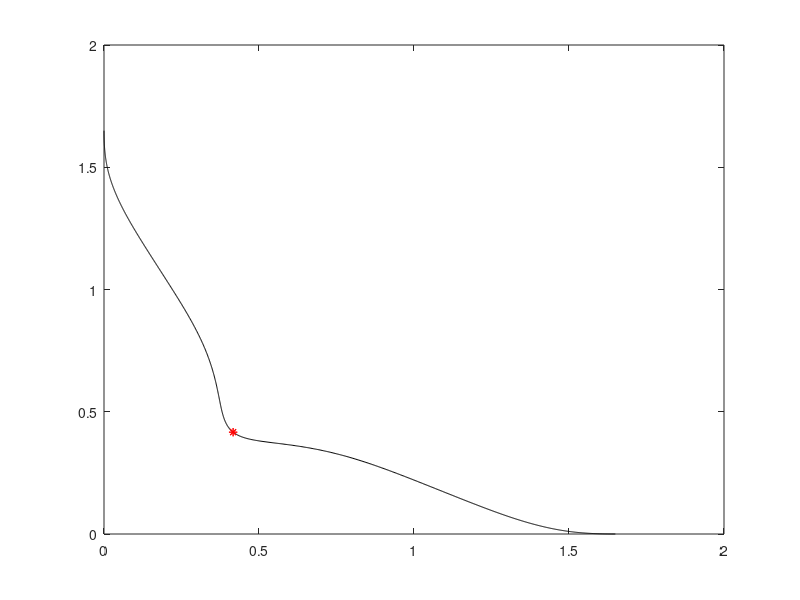

Source code (MATLAB): (Note: this script raises an error after producing the figure.)
P =1;
M = 2; %% objs
%%%%%%%%%%%%%%%%%%%%%%%%%%%%%%%%%%%%%%%%%%%%%%%%%%%%%%%%%%
x=[0:0.001:1];
A=2;
B=1;
S=2;
m1 =  2 - exp(cos(A.*power(x, B).*pi)+0.5.*(cos(A.*power(x, B).*pi)-0.5).^4)./(power(2, S).* A);
m=(m1);
f1=m.*(1-cos(x.*pi./2));
f2=m.*(1-sin(x.*pi./2));
plot(f1,f2,'k');
hold on
% %%%%%%%%%%%%%%%%%%%%%%%%%%%%%%%%%%%%%%%%%%%%%%%%%%%%%%%%%%
%%%%%%%%%%%%%%%%%%%%%%%%%%%%%%%%%%%%%%%%%%%%%%%%%%%%%%%%%%
%% parameters in knee function;
m1 =  2 - exp(cos(A.*power(x, B).*pi)+0.5.*(cos(A.*power(x, B).*pi)-0.5).^4)./(power(2, S).* A);
%% find the index of the minima  
[~,N] = size(x); %% the size of x
index = round(N/2); %% there are two minima of the knee function. 
[mm,mxid] = min(m1(1,1:index));
[mm2,mxid2] = min(m1(1,index:N));
%% corresponding x 
xknee = [];
minx = x(mxid);
minx2 = x(mxid2+index-1);
xknee =[xknee;minx;minx2];
fxknee = repmat(xknee',M-1,1); %% the xknee set.
%%%%%%%%%%%%%%%%%%%%%%%%%%%%%%%%%%%%%%%%%%%%%%%%%%%%%%%%%%%%%%%%%%%%%%%%%%%
%% parameters in knee function;
m1 =  2 - exp(cos(A.*power(x, B).*pi)+0.5.*(cos(A.*power(x, B).*pi)-0.5).^4)./(power(2, S).* A);
%%%%%%%%%%%%%%%%%%%%%%%%%%%%%%%%%%%%%%%%%%%%%%%%%%%%%%%%%%%%%%%%%%%%%%%%%%%
%% find the index of the minima  
[~,N] = size(x); %% the size of x
index = round(N/2); %% there are two minima of the knee function. 
[mm,mxid] = min(m1(1,1:index));
[mm2,mxid2] = min(m1(1,index:N));
%% corresponding x 
xknee = [];
minx = x(mxid);
minx2 = x(mxid2+index-1);
xknee =[xknee;minx;minx2];
fxknee = repmat(xknee',M-1,1); %% the xknee set.
%%%%%%%%%%%%%%%%%%%%%%%%%%%%%%%%%%%%%%%%%%%%%%%%%%%%%%%%%%%%%%%%%%%%%%%%%%%
%% do combinations among the fxknee. [1 2;4 5;7 8;10 11;13 14....] 
%% if there are 1 interval, then there are in the same line
com = zeros(M-1,2); %% 2 --> two minima
for i=1:M-1
   com(i,1) = 3*i-2;
   com(i,2) = 3*i-1;
end
com2 = reshape(com,[1,2*(M-1)]);
com3 = combnk(com2,M-1);
fcom = [];
[nr,nc] = size(com3);
for i=1:nr
    com4 = combnk(com3(i,:),2);
    [row,col] = size(com4);
    com5 = com4(:,2)-com4(:,1);
    if ~any((com5+1)==0) & ~any((com5-1)==0)
        fcom = [fcom;com3(i,:)];
    end
end
fcom = sort(fcom,2); %% sort array and save the position of the xknee.
[nrf,ncf] = size(fcom);
oxknee = xknee';
vark = []; %% save the true x knee point
ffcom = mod(fcom,3);
for i=1:nrf
    for j =1: ncf
        if ffcom(i,j) == 1
            tmp =  oxknee(1,1);
            vark(i,j) = tmp;
        end
        if  ffcom(i,j) == 2
            tmp =  oxknee(1,2);
            vark(i,j) = tmp;
        end
    end
end
mk = zeros(nrf,M-1);
mknee = zeros(nrf,1);
for i=1:M-1
    mk(:,i)  = 2 - exp(cos(A.*power(vark(:,i), B).*pi)+0.5.*(cos(A.*power(vark(:,i), B).*pi)-0.5).^4)./(power(2, S).* A);
end
Tr = mk'; %% transposition
if M>2
   mknee = prod(Tr(:,1:nrf))./(M-1); %% multiplicative
end
if M==2
   mknee = Tr(:,1:nrf)./(M-1); %% multiplicative
end
mknee = (mknee'); %% transposition
%% construct the shape functions:           
PopObj = ones(nrf,M);     
for i=1:M
    PopObj(:,i) = PopObj(:,i).*mknee;  
 end
 for i=1:M
               for j=1:M-i
                  PopObj(:,i) =  PopObj(:,i).*(1-cos(power(vark(:,j), P).*pi./2))
               end
               if i~=1
                   aux = M - i +1;
                   PopObj(:,i)= PopObj(:,i).*(1-sin(power(vark(:,aux), P).*pi./2));
               end
end
%%%%%%%%%%%%%%%%%%%%%%%%%%%%%%%%%%%%%%%%%%%%%%%%%%%%%%%%%%
plot(PopObj(:,1),PopObj(:,2),'r*');
hold on
%%%%%%%%%%%%%%%%%%%%%%%%%%%%%%%%%%%%%%%%%%%%%%%%%%%%%%%%%%%
saveKnee('PMOP9-',PopObj,M);
% view(124,21)
